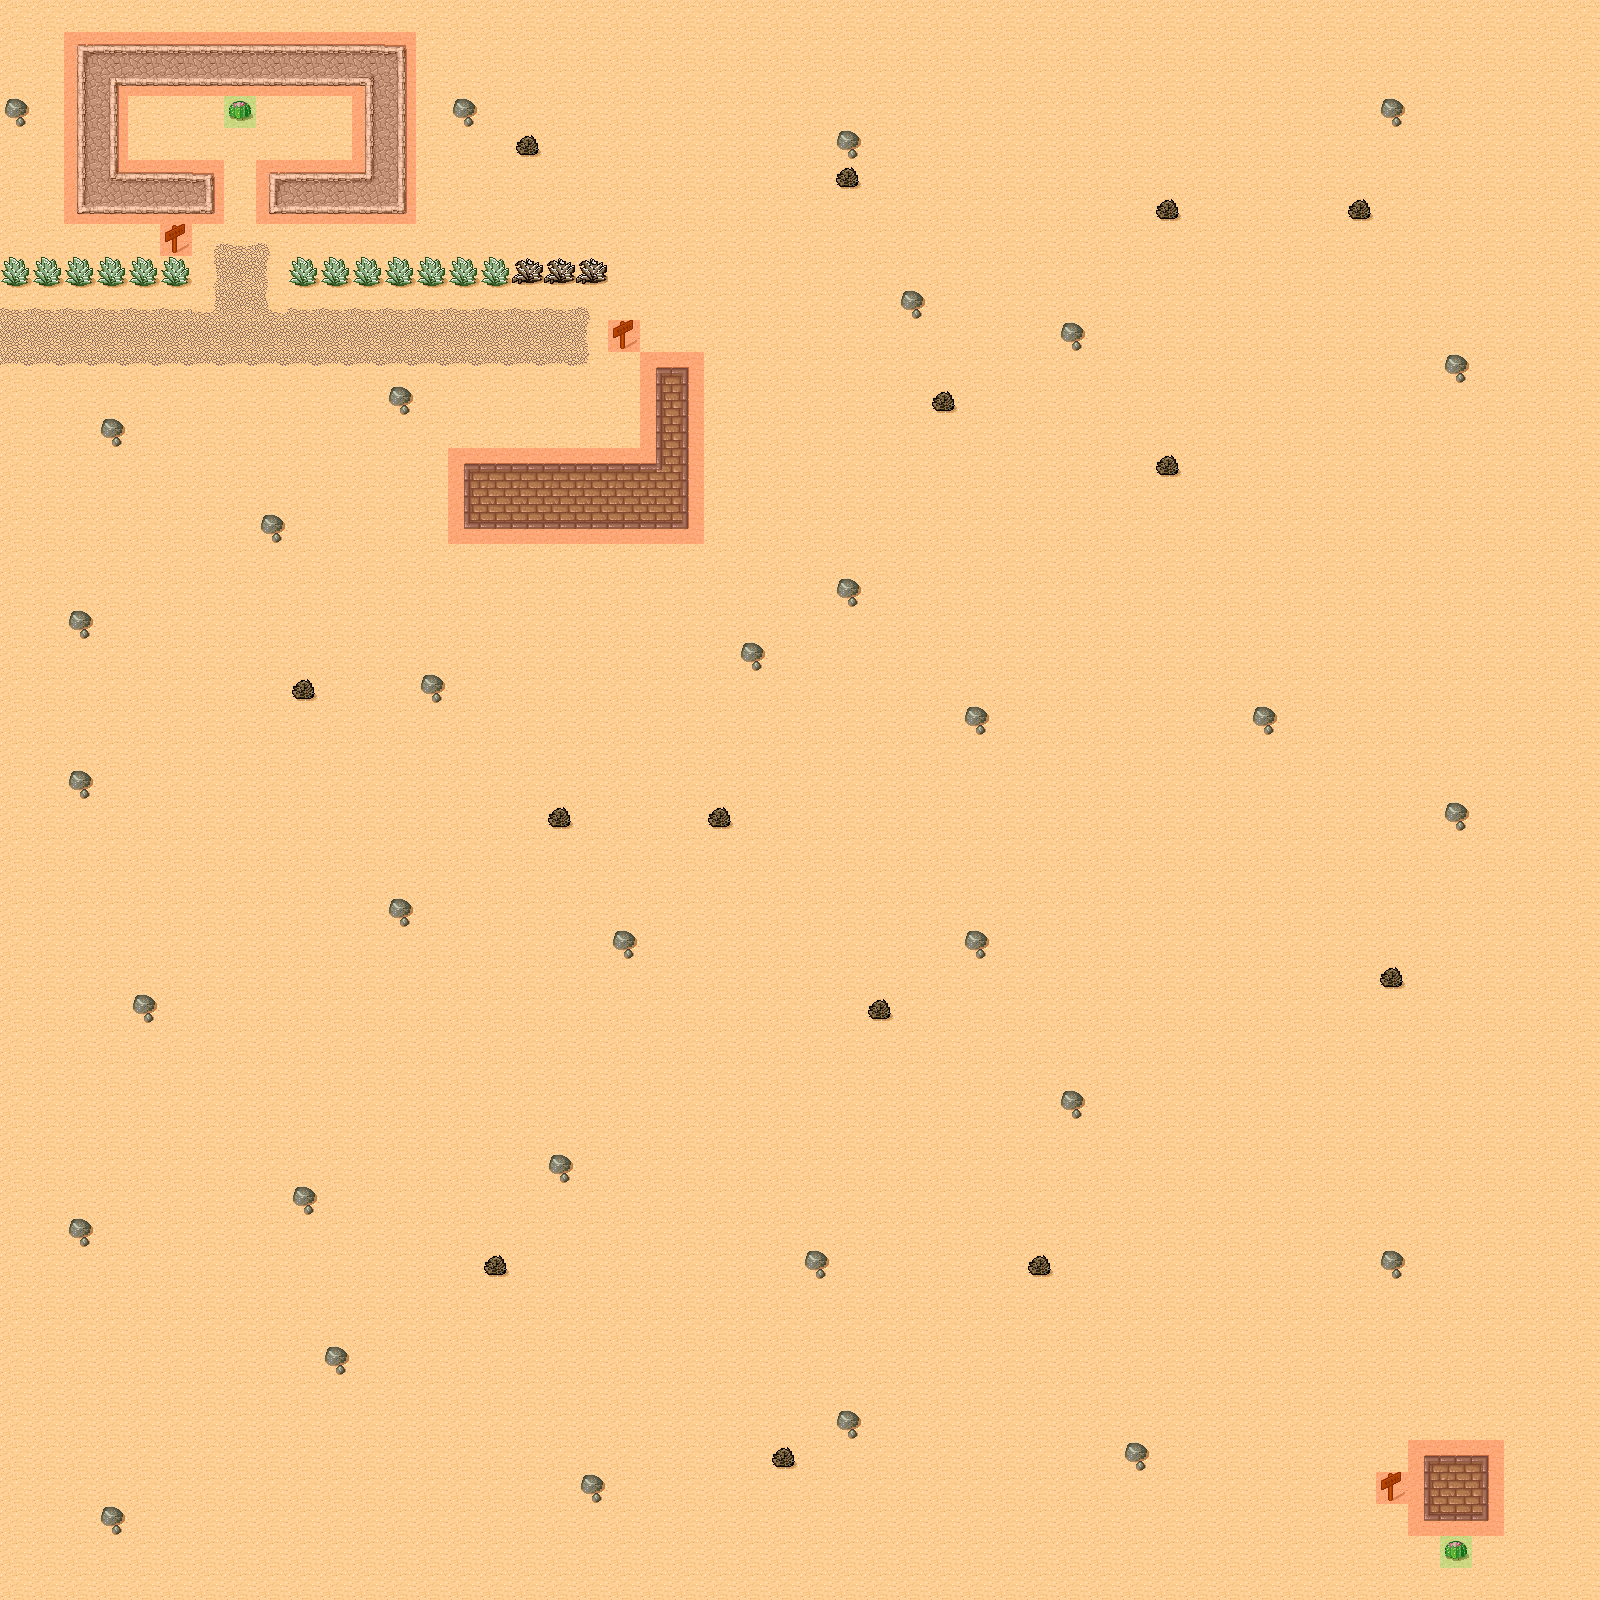

The image is a tile-based game level rendered from a .tmx file. Its description and source (layers, tilesets, objects; grid data summarised) follow:
An orthogonal 50x50 tile map with 32x32 px tiles, 3 tile layers (Background, Foreground, Meta), 2 tilesets and 1 object (SpawnPoint).

<map version="1.0" orientation="orthogonal" width="50" height="50" tilewidth="32" tileheight="32">
 <tileset firstgid="1" name="tmw_desert_spacing" tilewidth="32" tileheight="32" spacing="1" margin="1">
  <image source="tmw_desert_spacing.png" width="265" height="199" />
 </tileset>
 <tileset firstgid="49" name="meta_tiles" tilewidth="32" tileheight="32" spacing="1" margin="1">
  <image source="meta_tiles.png" width="67" height="34" />
  <tile id="0">
   <properties>
    <property name="Collidable" value="True" />
   </properties>
  </tile>
  <tile id="1">
   <properties>
    <property name="Collectable" value="True" />
   </properties>
  </tile>
 </tileset>
 <layer name="Background" width="50" height="50">
  <data>[2500 cells, 2500 non-empty, 38 distinct tile ids]</data>
 </layer>
 <objectgroup name="Objects" width="50" height="50">
  <object name="SpawnPoint" x="45" y="337" />
 </objectgroup>
 <layer name="Foreground" width="50" height="50">
  <data>[2500 cells, 2 non-empty, 1 distinct tile ids]</data>
 </layer>
 <layer name="Meta" width="50" height="50">
  <data>[2500 cells, 94 non-empty, 2 distinct tile ids]</data>
 </layer>
</map>
